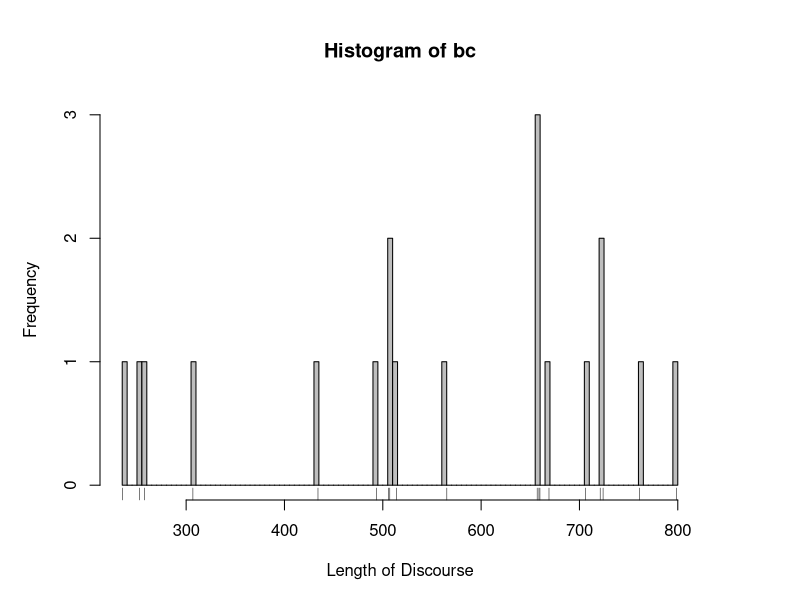
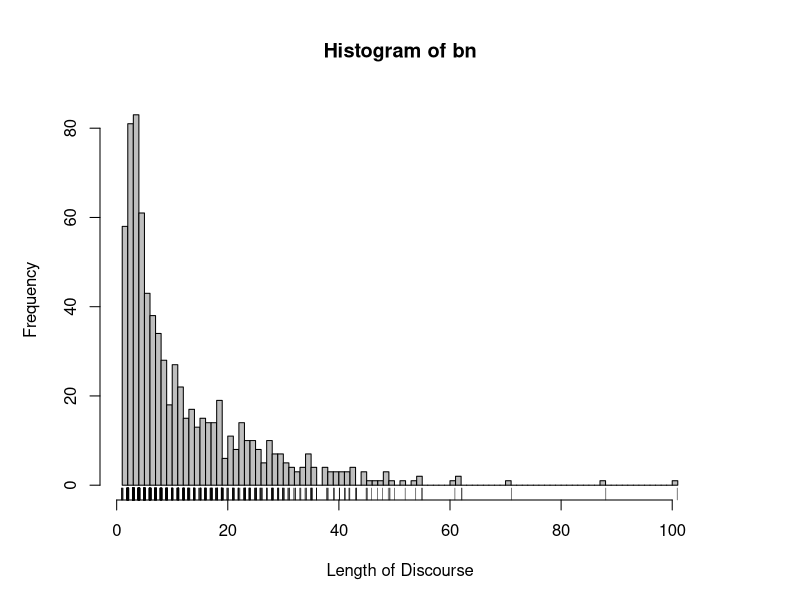
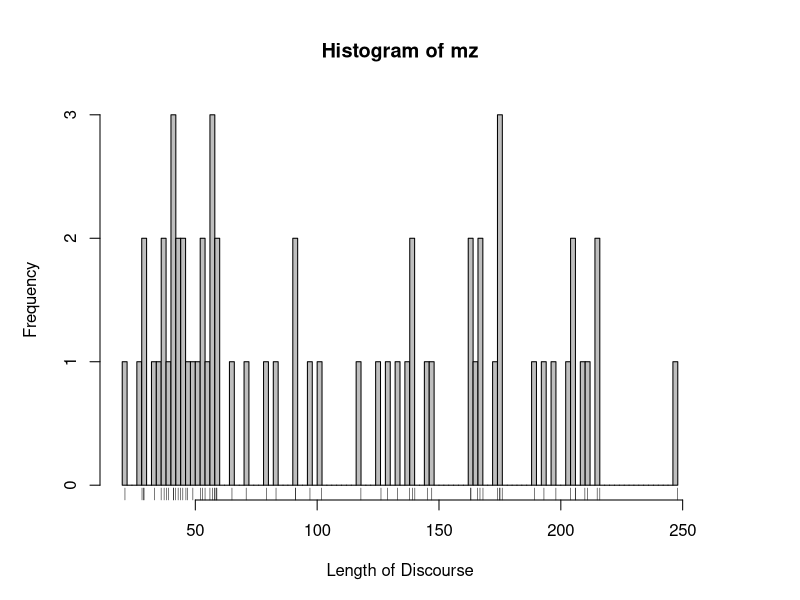
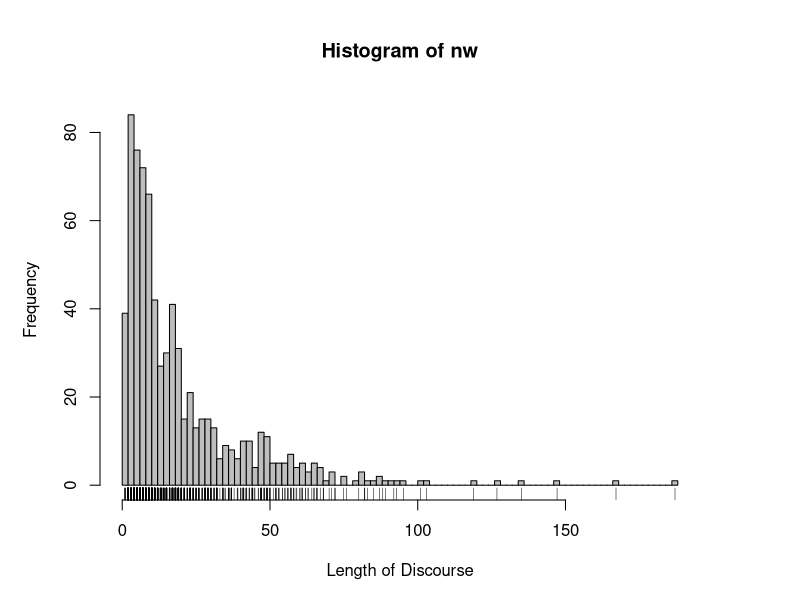
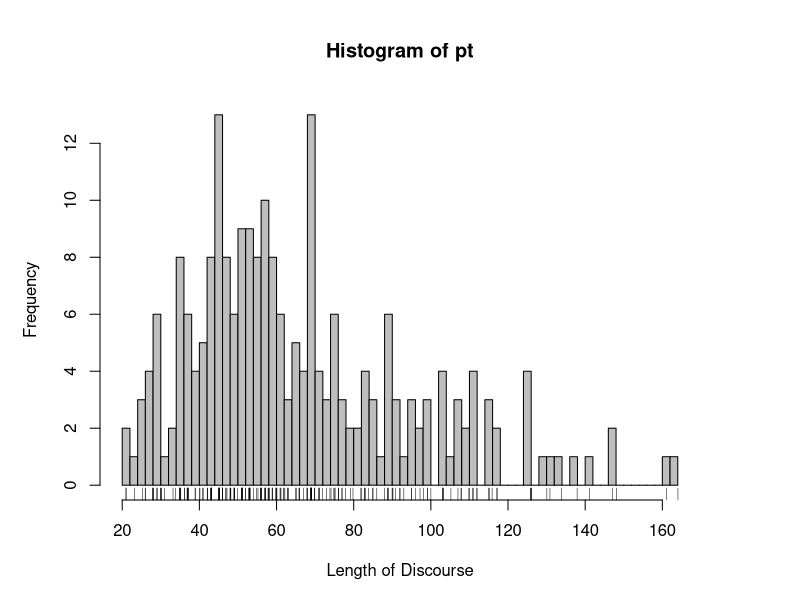
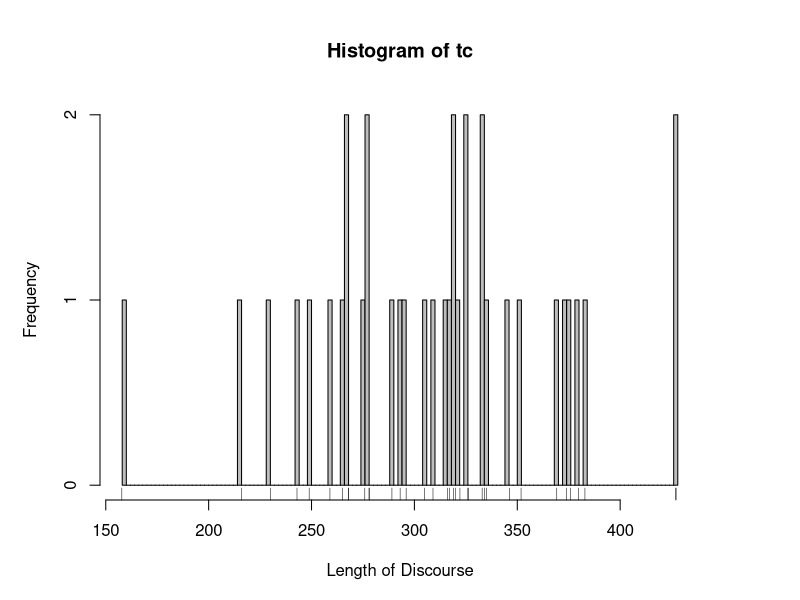
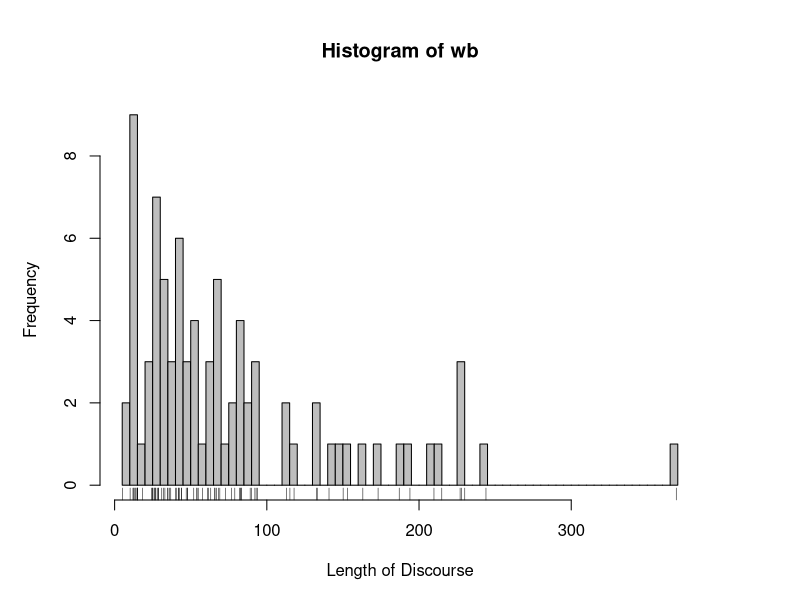

Generate these figures, in order, with R:
#!/usr/bin/env R
# pre-analyse.R

whole_data <- read.csv("../csv/subject-source-part-file-length.csv", header=T, sep=",")

levels_subject <- levels(whole_data$subject)
levels_source <- levels(whole_data$source)
levels_file <- levels(whole_data$file)

sub_data <- whole_data[which(whole_data$subject == "bc"),];
pdf("../graph/pre-analyse-pdf/bc.pdf", width = 10 + 1, height = 6 + 1);
par(pin = c(10, 6), mai = c(1, 1, 1, 1));
hist(sub_data$length, breaks=100, col = "gray", xlab = "Length of Discourse", main = "Histogram of bc");
rug(jitter(sub_data$length));
dev.off();

sub_data <- whole_data[which(whole_data$subject == "bn"),];
pdf("../graph/pre-analyse-pdf/bn.pdf", width = 10 + 1, height = 6 + 1);
par(pin = c(10, 6), mai = c(1, 1, 1, 1));
hist(sub_data$length, breaks=100, col = "gray", xlab = "Length of Discourse", main = "Histogram of bn");
rug(jitter(sub_data$length));
dev.off();

sub_data <- whole_data[which(whole_data$subject == "mz"),];
pdf("../graph/pre-analyse-pdf/mz.pdf", width = 10 + 1, height = 6 + 1);
par(pin = c(10, 6), mai = c(1, 1, 1, 1));
hist(sub_data$length, breaks=100, col = "gray", xlab = "Length of Discourse", main = "Histogram of mz");
rug(jitter(sub_data$length));
dev.off();

sub_data <- whole_data[which(whole_data$subject == "nw"),];
pdf("../graph/pre-analyse-pdf/nw.pdf", width = 10 + 1, height = 6 + 1);
par(pin = c(10, 6), mai = c(1, 1, 1, 1));
hist(sub_data$length, breaks=100, col = "gray", xlab = "Length of Discourse", main = "Histogram of nw");
rug(jitter(sub_data$length));
dev.off();

sub_data <- whole_data[which(whole_data$subject == "pt"),];
pdf("../graph/pre-analyse-pdf/pt.pdf", width = 10 + 1, height = 6 + 1);
par(pin = c(10, 6), mai = c(1, 1, 1, 1));
hist(sub_data$length, breaks=100, col = "gray", xlab = "Length of Discourse", main = "Histogram of pt");
rug(jitter(sub_data$length));
dev.off();

sub_data <- whole_data[which(whole_data$subject == "tc"),];
pdf("../graph/pre-analyse-pdf/tc.pdf", width = 10 + 1, height = 6 + 1);
par(pin = c(10, 6), mai = c(1, 1, 1, 1));
hist(sub_data$length, breaks=100, col = "gray", xlab = "Length of Discourse", main = "Histogram of tc");
rug(jitter(sub_data$length));
dev.off();

sub_data <- whole_data[which(whole_data$subject == "wb"),];
pdf("../graph/pre-analyse-pdf/wb.pdf", width = 10 + 1, height = 6 + 1);
par(pin = c(10, 6), mai = c(1, 1, 1, 1));
hist(sub_data$length, breaks=100, col = "gray", xlab = "Length of Discourse", main = "Histogram of wb");
rug(jitter(sub_data$length));
dev.off();
